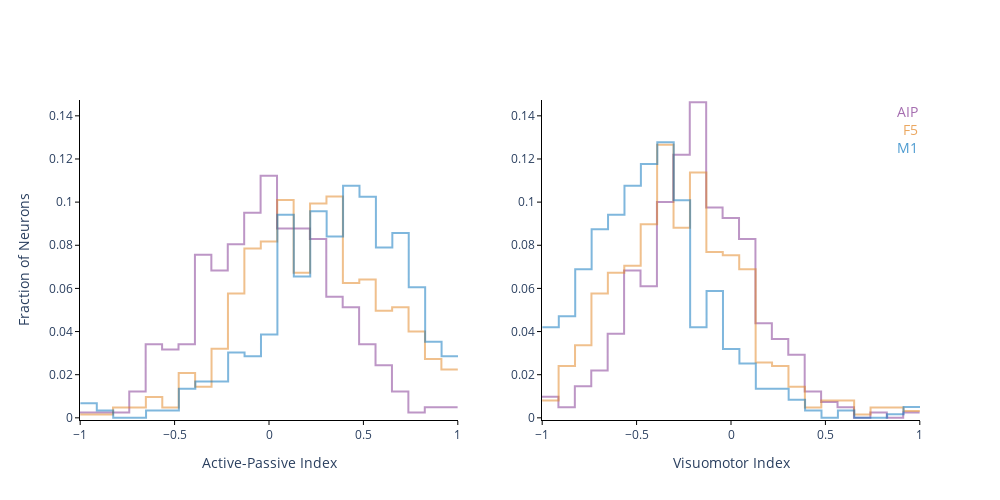
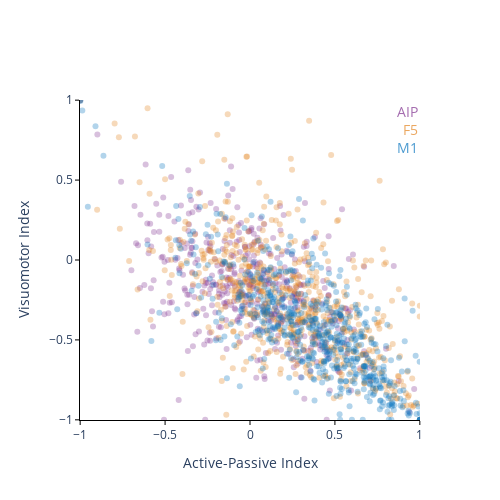

The code cell stored with these charts, in order, in its notebook:
### Code cell
# now plot!
df_list = []
for area in areas:
    api = apidict[area]
    vmi = vmidict[area]
    
    df_list += [pd.DataFrame({'API':api,'VMI':vmi,'area':[area for x in range(len(api))]})]
    
dfcombo = pd.concat( tuple(df_list) )
print(dfcombo)

histhandle = make_subplots(rows=1,cols=2)
colors = pd.read_csv(os.path.join('pythonfigures','colors.csv'))
shift = -.001
maxfreq = 0
for area in areas:
    df_ = dfcombo[dfcombo['area']==area]
    api     = df_['API'].to_numpy()
    vmi     = df_['VMI'].to_numpy()
    bedges  = np.linspace(-1,1,24)
    apihist,_ = np.histogram(api,bins=bedges)
    vmihist,_ = np.histogram(vmi,bins=bedges)
    
    maxfreq = max(maxfreq,max(apihist/sum(apihist)),max(vmihist/sum(vmihist)))
    
    c  = colors[colors["Area"]==area].to_numpy()
    c  = c[0][:3]
    
    # API histogram
    histhandle.add_trace(
        go.Scatter(
            x=bedges+shift,
            y=np.append(apihist/sum(apihist),apihist[-1]/sum(apihist)),
            name=area,
            line={
                'color':f'rgba({c[0]},{c[1]},{c[2]},0.5)',
                'shape':'hv'
            },
        ),
        row=1,
        col=1
    )
    
    # VMI histogram
    histhandle.add_trace(
        go.Scatter(
            x=bedges+shift,
            y=np.append(vmihist/sum(vmihist),vmihist[-1]/sum(vmihist)),
            name=area,
            line={
                'color':f'rgba({c[0]},{c[1]},{c[2]},0.5)',
                'shape':'hv'
            },
        ),
        row=1,
        col=2
    )
    
    shift+=.001

    
# pop back out of the loop
histhandle.update_xaxes(ticks='outside',
                           tickwidth=1,
                           tickcolor='black',
                           ticklen=4,
                           linecolor='rgba(0,0,0,1)',
                           linewidth=1)

histhandle.update_yaxes(ticks='outside',
                               tickwidth=1,
                               tickcolor='black',
                               ticklen=4,
                               linecolor='rgba(0,0,0,1)',
                               linewidth=1
                               )

# guess I gotta go low-level for this
histhandle['layout']['xaxis']['title'] = 'Active-Passive Index'
histhandle['layout']['xaxis2']['title'] = 'Visuomotor Index'
histhandle['layout']['yaxis']['range'] = [-0.001,maxfreq+0.001]
histhandle['layout']['yaxis2']['range'] = [-0.001,maxfreq+0.001]

histhandle.update_layout(
    yaxis_title='Fraction of Neurons',
    plot_bgcolor='rgba(0,0,0,0)' ,
    paper_bgcolor='rgba(0,0,0,0)',
    showlegend=False,
    autosize=False,
    width=1000,
    height=500
)

# I also need to do janky things to make a custom legend, too! wow!
prepend=''
for area in areas:
    c  = colors[colors["Area"]==area].to_numpy()
    c  = c[0][:3]

    histhandle.add_annotation(xref='x domain',
                                     yref='y domain',
                                     x = 1,
                                     y = 1,
                                     text = prepend+area,
                                     showarrow=False,
                                     font={
                                         'color':f'rgba({c[0]},{c[1]},{c[2]},0.7)',
                                         'size':14
                                         },
                                     align='right',
                                     valign='top',
                                     yanchor='top',
                                     xanchor='right',
                                     row=1,
                                     col=2)

    prepend+=' <br>' # needs a space


histhandle.show()

# now one more scatterplot
scatterhandle = make_subplots(rows=1,cols=1)
for area in areas:
    c  = colors[colors["Area"]==area].to_numpy()
    c  = c[0][:3]
    
    df_ = dfcombo[dfcombo['area']==area]
    api     = df_['API'].to_numpy()
    vmi     = df_['VMI'].to_numpy()
    
    scatterhandle.add_trace(
        go.Scatter(
            x=api,
            y=vmi,
            name=area,
            mode='markers',
            line={
                'color':f'rgba({c[0]},{c[1]},{c[2]},0.3)',
            }
        ),
        row=1,
        col=1
    )
    
# pop back out of the loop
scatterhandle.update_xaxes(ticks='outside',
                           tickwidth=1,
                           tickcolor='black',
                           ticklen=4,
                           linecolor='rgba(0,0,0,1)',
                           linewidth=1)

scatterhandle.update_yaxes(ticks='outside',
                               tickwidth=1,
                               tickcolor='black',
                               ticklen=4,
                               linecolor='rgba(0,0,0,1)',
                               linewidth=1
                               )

# guess I gotta go low-level for this
scatterhandle['layout']['xaxis']['title'] = 'Active-Passive Index'
scatterhandle['layout']['xaxis']['range'] = [-1.001,1.001]
scatterhandle['layout']['yaxis']['title'] = 'Visuomotor Index'
scatterhandle['layout']['yaxis']['range'] = [-1.001,1.001]

scatterhandle.update_layout(
    plot_bgcolor='rgba(0,0,0,0)' ,
    paper_bgcolor='rgba(0,0,0,0)',
    showlegend=False,
    autosize=False,
    width=500,
    height=500
)

# I also need to do janky things to make a custom legend, too! wow!
prepend=''
for area in areas:
    c  = colors[colors["Area"]==area].to_numpy()
    c  = c[0][:3]

    scatterhandle.add_annotation(xref='x domain',
                                     yref='y domain',
                                     x = 1,
                                     y = 1,
                                     text = prepend+area,
                                     showarrow=False,
                                     font={
                                         'color':f'rgba({c[0]},{c[1]},{c[2]},0.7)',
                                         'size':14
                                         },
                                     align='right',
                                     valign='top',
                                     yanchor='top',
                                     xanchor='right',
                                     row=1,
                                     col=1)

    prepend+=' <br>' # needs a space
    
scatterhandle.show()

# no evidence of clustering here!
# that said, we probably won't be using this plot
# even though it fits perfectly with the story...

### Figure 1 — Plotly figure (JSON) as saved in the notebook; plotly's stock layout.template omitted (floating-point values rounded to 4 significant figures)
{"data": [{"line": {"color": "rgba(125,46,141,0.5)", "shape": "hv"}, "name": "AIP", "type": "scatter", "x": [-1.001, -0.914, -0.8271, -0.7401, -0.6532, -0.5662, -0.4793, -0.3923, -0.3053, -0.2184, -0.1314, -0.04448, 0.04248, 0.1294, 0.2164, 0.3033, 0.3903, 0.4773, 0.5642, 0.6512, 0.7381, 0.8251, 0.912, 0.999], "xaxis": "x", "y": [0.002439, 0.002439, 0.002439, 0.0122, 0.03415, 0.03171, 0.03415, 0.07561, 0.06829, 0.08049, 0.09512, 0.1122, 0.0878, 0.0878, 0.08293, 0.0561, 0.05122, 0.03415, 0.02439, 0.0122, 0.002439, 0.004878, 0.004878, 0.004878], "yaxis": "y"}, {"line": {"color": "rgba(125,46,141,0.5)", "shape": "hv"}, "name": "AIP", "type": "scatter", "x": [-1.001, -0.914, -0.8271, -0.7401, -0.6532, -0.5662, -0.4793, -0.3923, -0.3053, -0.2184, -0.1314, -0.04448, 0.04248, 0.1294, 0.2164, 0.3033, 0.3903, 0.4773, 0.5642, 0.6512, 0.7381, 0.8251, 0.912, 0.999], "xaxis": "x2", "y": [0.009756, 0.004878, 0.01463, 0.02195, 0.03902, 0.06829, 0.06098, 0.1, 0.122, 0.1463, 0.09756, 0.09268, 0.08293, 0.0439, 0.03659, 0.02927, 0.0122, 0.007317, 0.004878, 0, 0.002439, 0, 0.002439, 0.002439], "yaxis": "y2"}, {"line": {"color": "rgba(226,129,28,0.5)", "shape": "hv"}, "name": "F5", "type": "scatter", "x": [-1, -0.913, -0.8261, -0.7391, -0.6522, -0.5652, -0.4783, -0.3913, -0.3043, -0.2174, -0.1304, -0.04348, 0.04348, 0.1304, 0.2174, 0.3043, 0.3913, 0.4783, 0.5652, 0.6522, 0.7391, 0.8261, 0.913, 1], "xaxis": "x", "y": [0.001603, 0.001603, 0.004808, 0.004808, 0.009615, 0.004808, 0.02083, 0.01442, 0.03205, 0.05769, 0.07853, 0.08173, 0.101, 0.06731, 0.09936, 0.1026, 0.0625, 0.0641, 0.04968, 0.05128, 0.04006, 0.02724, 0.02244, 0.02244], "yaxis": "y"}, {"line": {"color": "rgba(226,129,28,0.5)", "shape": "hv"}, "name": "F5", "type": "scatter", "x": [-1, -0.913, -0.8261, -0.7391, -0.6522, -0.5652, -0.4783, -0.3913, -0.3043, -0.2174, -0.1304, -0.04348, 0.04348, 0.1304, 0.2174, 0.3043, 0.3913, 0.4783, 0.5652, 0.6522, 0.7391, 0.8261, 0.913, 1], "xaxis": "x2", "y": [0.008013, 0.02404, 0.03365, 0.05769, 0.06731, 0.07051, 0.08974, 0.1266, 0.08814, 0.1138, 0.07692, 0.07532, 0.06891, 0.02564, 0.02404, 0.01442, 0.004808, 0.008013, 0.008013, 0.001603, 0.004808, 0.004808, 0.003205, 0.003205], "yaxis": "y2"}, {"line": {"color": "rgba(0,113,188,0.5)", "shape": "hv"}, "name": "M1", "type": "scatter", "x": [-0.999, -0.912, -0.8251, -0.7381, -0.6512, -0.5642, -0.4773, -0.3903, -0.3033, -0.2164, -0.1294, -0.04248, 0.04448, 0.1314, 0.2184, 0.3053, 0.3923, 0.4793, 0.5662, 0.6532, 0.7401, 0.8271, 0.914, 1.001], "xaxis": "x", "y": [0.006723, 0.003361, 0, 0, 0.003361, 0.003361, 0.01345, 0.01681, 0.01681, 0.03025, 0.02857, 0.03866, 0.09412, 0.06555, 0.0958, 0.08403, 0.1076, 0.1025, 0.07899, 0.08571, 0.0605, 0.03529, 0.02857, 0.02857], "yaxis": "y"}, {"line": {"color": "rgba(0,113,188,0.5)", "shape": "hv"}, "name": "M1", "type": "scatter", "x": [-0.999, -0.912, -0.8251, -0.7381, -0.6512, -0.5642, -0.4773, -0.3903, -0.3033, -0.2164, -0.1294, -0.04248, 0.04448, 0.1314, 0.2184, 0.3053, 0.3923, 0.4793, 0.5662, 0.6532, 0.7401, 0.8271, 0.914, 1.001], "xaxis": "x2", "y": [0.04202, 0.04706, 0.06891, 0.08739, 0.09412, 0.1076, 0.1176, 0.1277, 0.1008, 0.04202, 0.05882, 0.03193, 0.02521, 0.01345, 0.01345, 0.008403, 0.003361, 0, 0.003361, 0, 0, 0.001681, 0.005042, 0.005042], "yaxis": "y2"}], "layout": {"annotations": [{"align": "right", "font": {"color": "rgba(125,46,141,0.7)", "size": 14}, "showarrow": false, "text": "AIP", "valign": "top", "x": 1, "xanchor": "right", "xref": "x2 domain", "y": 1, "yanchor": "top", "yref": "y2 domain"}, {"align": "right", "font": {"color": "rgba(226,129,28,0.7)", "size": 14}, "showarrow": false, "text": " <br>F5", "valign": "top", "x": 1, "xanchor": "right", "xref": "x2 domain", "y": 1, "yanchor": "top", "yref": "y2 domain"}, {"align": "right", "font": {"color": "rgba(0,113,188,0.7)", "size": 14}, "showarrow": false, "text": " <br> <br>M1", "valign": "top", "x": 1, "xanchor": "right", "xref": "x2 domain", "y": 1, "yanchor": "top", "yref": "y2 domain"}], "autosize": false, "height": 500, "paper_bgcolor": "rgba(0,0,0,0)", "plot_bgcolor": "rgba(0,0,0,0)", "showlegend": false, "width": 1000, "xaxis": {"anchor": "y", "domain": [0, 0.45], "linecolor": "rgba(0,0,0,1)", "linewidth": 1, "tickcolor": "black", "ticklen": 4, "ticks": "outside", "tickwidth": 1, "title": {"text": "Active-Passive Index"}}, "xaxis2": {"anchor": "y2", "domain": [0.55, 1], "linecolor": "rgba(0,0,0,1)", "linewidth": 1, "tickcolor": "black", "ticklen": 4, "ticks": "outside", "tickwidth": 1, "title": {"text": "Visuomotor Index"}}, "yaxis": {"anchor": "x", "domain": [0, 1], "linecolor": "rgba(0,0,0,1)", "linewidth": 1, "range": [-0.001, 0.1473], "tickcolor": "black", "ticklen": 4, "ticks": "outside", "tickwidth": 1, "title": {"text": "Fraction of Neurons"}}, "yaxis2": {"anchor": "x2", "domain": [0, 1], "linecolor": "rgba(0,0,0,1)", "linewidth": 1, "range": [-0.001, 0.1473], "tickcolor": "black", "ticklen": 4, "ticks": "outside", "tickwidth": 1}}}

### Figure 2 — Plotly figure (JSON) as saved in the notebook; plotly's stock layout.template omitted (floating-point values rounded to 4 significant figures; data arrays with more than 128 entries replaced by an {"elided": "..."} marker saying what was removed)
{"data": [{"line": {"color": "rgba(125,46,141,0.3)"}, "mode": "markers", "name": "AIP", "type": "scatter", "x": {"elided": "411 float values"}, "xaxis": "x", "y": {"elided": "411 float values"}, "yaxis": "y"}, {"line": {"color": "rgba(226,129,28,0.3)"}, "mode": "markers", "name": "F5", "type": "scatter", "x": {"elided": "626 float values"}, "xaxis": "x", "y": {"elided": "626 float values"}, "yaxis": "y"}, {"line": {"color": "rgba(0,113,188,0.3)"}, "mode": "markers", "name": "M1", "type": "scatter", "x": {"elided": "595 float values"}, "xaxis": "x", "y": {"elided": "595 float values"}, "yaxis": "y"}], "layout": {"annotations": [{"align": "right", "font": {"color": "rgba(125,46,141,0.7)", "size": 14}, "showarrow": false, "text": "AIP", "valign": "top", "x": 1, "xanchor": "right", "xref": "x domain", "y": 1, "yanchor": "top", "yref": "y domain"}, {"align": "right", "font": {"color": "rgba(226,129,28,0.7)", "size": 14}, "showarrow": false, "text": " <br>F5", "valign": "top", "x": 1, "xanchor": "right", "xref": "x domain", "y": 1, "yanchor": "top", "yref": "y domain"}, {"align": "right", "font": {"color": "rgba(0,113,188,0.7)", "size": 14}, "showarrow": false, "text": " <br> <br>M1", "valign": "top", "x": 1, "xanchor": "right", "xref": "x domain", "y": 1, "yanchor": "top", "yref": "y domain"}], "autosize": false, "height": 500, "paper_bgcolor": "rgba(0,0,0,0)", "plot_bgcolor": "rgba(0,0,0,0)", "showlegend": false, "width": 500, "xaxis": {"anchor": "y", "domain": [0, 1], "linecolor": "rgba(0,0,0,1)", "linewidth": 1, "range": [-1.001, 1.001], "tickcolor": "black", "ticklen": 4, "ticks": "outside", "tickwidth": 1, "title": {"text": "Active-Passive Index"}}, "yaxis": {"anchor": "x", "domain": [0, 1], "linecolor": "rgba(0,0,0,1)", "linewidth": 1, "range": [-1.001, 1.001], "tickcolor": "black", "ticklen": 4, "ticks": "outside", "tickwidth": 1, "title": {"text": "Visuomotor Index"}}}}
